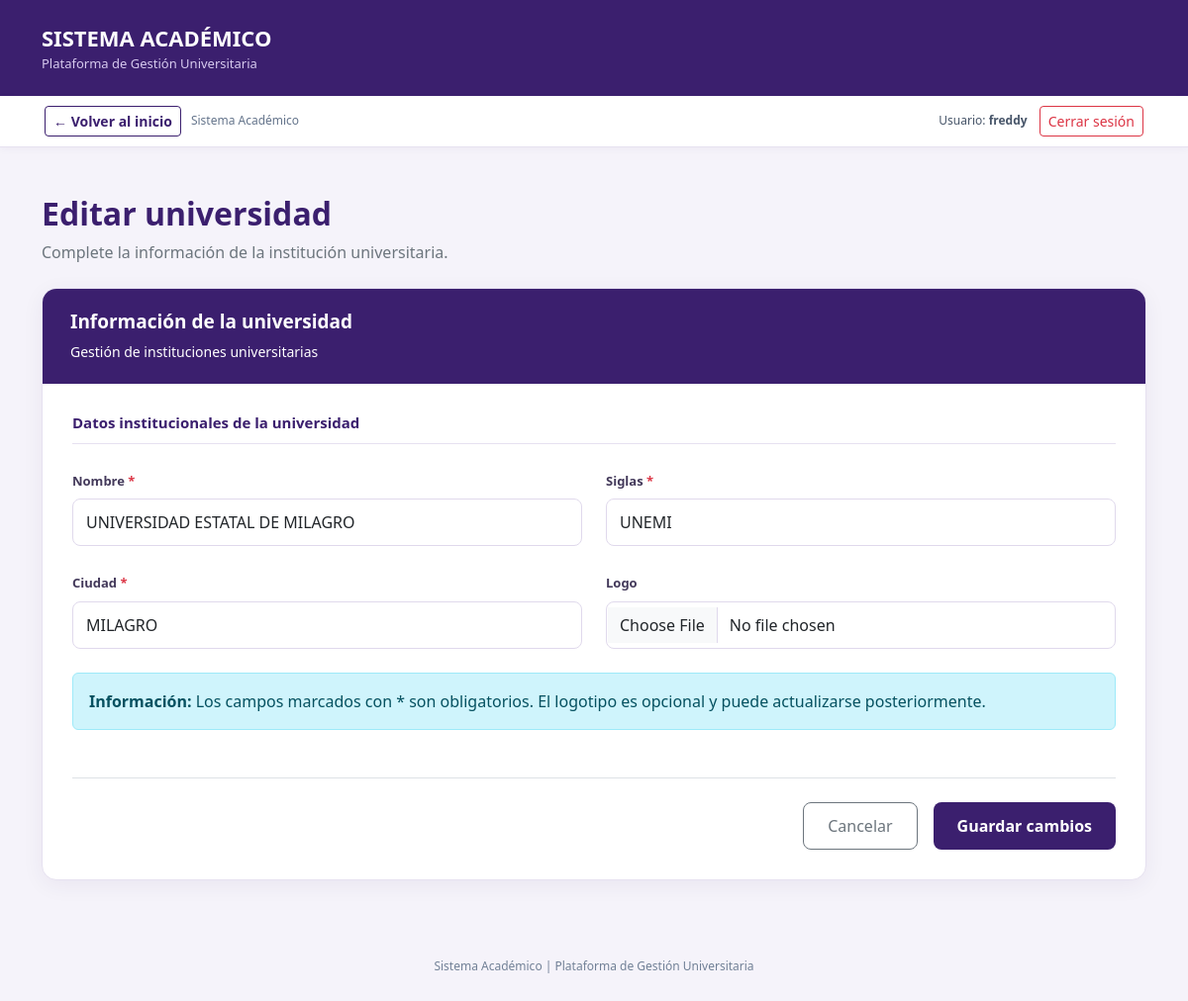
/academico/universidades/1/editar/ (signed in), run on the app's committed database.
### academico/models.py (models this page shows, shortened)
class Universidad(ModeloBase):
    nombre = models.CharField(max_length=150, unique=True)
    siglas = models.CharField(max_length=20)
    ciudad = models.CharField(max_length=80)
    logo = models.ImageField(
        upload_to="universidades/",
        blank=True
    )
    class Meta:
        verbose_name = "Universidad"
        verbose_name_plural = "Universidades"
        ordering = ["nombre"]

### academico/views.py (the view)
class UniversidadUpdateView(
    LoginRequiredMixin,
    SuccessMessageMixin,
    UpdateView
):
    model = Universidad
    form_class = UniversidadForm
    template_name = "academico/universidad_form.html"
    success_url = reverse_lazy("academico:universidad_lista")
    success_message = "Universidad actualizada correctamente."
    login_url = "login"

### academico/forms.py (shortened to what this page needs)
class UniversidadForm(forms.ModelForm):
    class Meta:
        model = Universidad
        fields = [
            "nombre",
            "siglas",
            "ciudad",
            "logo",
        ]
        widgets = {
            "nombre": forms.TextInput(
                attrs={
                    "class": "form-control",
                    "placeholder": "Nombre de la universidad"
                }
            ),
            "siglas": forms.TextInput(
                attrs={
                    "class": "form-control",
                    "placeholder": "Ejemplo: UNEMI"
                }
            ),
            "ciudad": forms.TextInput(
                attrs={
                    "class": "form-control",
                    "placeholder": "Ciudad de la universidad"
                }
            ),
            "logo": forms.ClearableFileInput(
                attrs={
                    "class": "form-control",
                    "accept": "image/*"
                }
            ),
        }

### academico/templates/academico/universidad_form.html (shortened to what this page needs)
<!DOCTYPE html>
<html lang="es">
<head>
    <link
        href="https://cdn.jsdelivr.net/npm/bootstrap@5.3.3/dist/css/bootstrap.min.css"
        rel="stylesheet"
    >
</head>
<body>
    <header class="barra-superior">
        <div class="container">
            <div class="marca">
                SISTEMA ACADÉMICO
            </div>
            <div class="subtitulo">
                Plataforma de Gestión Universitaria
            </div>
        </div>
    </header>
    {% include "core/_navegacion.html" %}
    <main class="container py-5">
        <div class="mb-4">
            <h2 class="titulo-pagina">
                {% if object %}
                    Editar universidad
                {% else %}
                    Registrar universidad
                {% endif %}
            </h2>
            <p class="text-secondary">
                Complete la información de la institución universitaria.
            </p>
        </div>
        <div class="tarjeta">
            <div class="encabezado-form">
                <h3 class="titulo-form">
                    Información de la universidad
                </h3>
                <div class="small mt-2">
                    Gestión de instituciones universitarias
                </div>
            </div>
            <div class="cuerpo-form">
                <form method="post"
                      enctype="multipart/form-data">
                    <h5 class="titulo-seccion">
                        Datos institucionales de la universidad
                    </h5>
                    <div class="row g-4">
                        {% for campo in form %}
                            <div class="col-md-6">
                                <label class="form-label"
                                       for="{{ campo.id_for_label }}">
                                    {{ campo.label }}
                                    {% if campo.field.required %}
                                        <span class="text-danger">*</span>
                                    {% endif %}
                                </label>
                                {{ campo }}
                            </div>
                        {% endfor %}
                    </div>
                    <div class="alert alert-info mt-4 mb-0">
                        <strong>Información:</strong>
                        Los campos marcados con * son obligatorios.
                        El logotipo es opcional y puede actualizarse
                        posteriormente.
                    </div>
                    <div class="border-top mt-5 pt-4">
                        <div class="d-flex flex-wrap gap-3 justify-content-end">
                            <a href="{% url 'academico:universidad_lista' %}"
                               class="btn btn-outline-secondary btn-cancelar">
                                Cancelar
                            </a>
                            <button type="submit"
                                    class="btn btn-principal">
                                {% if object %}
                                    Guardar cambios
                                {% else %}
                                    Registrar universidad
                                {% endif %}
                            </button>
                        </div>
                    </div>
                </form>
            </div>
        </div>
    </main>
    <footer class="pie-sistema">
        Sistema Académico |
        Plataforma de Gestión Universitaria
    </footer>
</body>
</html>

### core/templates/core/_navegacion.html (shortened to what this page needs)
<nav aria-label="Navegación del sistema" style="background:#fff;border-bottom:1px solid #e6e1f0;box-shadow:0 2px 8px rgba(59,31,110,.04)">
  <div style="max-width:1140px;margin:0 auto;padding:10px 15px;display:flex;align-items:center;justify-content:space-between;gap:12px;flex-wrap:wrap">
    <div style="display:flex;align-items:center;gap:10px;flex-wrap:wrap">
      {% if request.path != '/' %}
      <a href="{% url 'inicio' %}" class="btn btn-outline-primary btn-sm" style="border-color:#3b1f6e;color:#3b1f6e;font-weight:600">
        &larr; Volver al inicio
      </a>
      {% else %}
      <span style="font-weight:700;color:#3b1f6e;font-size:14px">Panel principal</span>
      {% endif %}
      <span style="font-size:12px;color:#64748b">Sistema Académico</span>
    </div>
    <div style="display:flex;align-items:center;gap:12px;flex-wrap:wrap">
      <span style="font-size:12px;color:#475569">Usuario: <strong>{{ request.user.get_username }}</strong></span>
      <form action="{% url 'logout' %}" method="post" style="margin:0">
        <button type="submit" class="btn btn-outline-danger btn-sm" aria-label="Cerrar sesión del sistema">Cerrar sesión</button>
      </form>
    </div>
  </div>
</nav>

### academico/templates/academico/universidad_form.html (style rules this page uses)
body { background: #f5f3fa; font-family: 'Segoe UI', Arial, sans-serif; color: #2d2440; min-height: 100vh; }
.barra-superior { background: #3b1f6e; padding: 22px 0; color: white; }
.marca { font-size: 22px; font-weight: 700; }
.subtitulo { color: #d6c9ee; font-size: 13px; }
.titulo-pagina { color: #3b1f6e; font-weight: 700; }
.tarjeta { background: white; border: 1px solid #e6e1f0; border-radius: 15px; box-shadow: 0 5px 22px rgba(45,25,85,.06); overflow: hidden; }
.encabezado-form { background: #3b1f6e; padding: 22px 28px; color: white; }
.titulo-form { font-size: 19px; font-weight: 700; margin: 0; }
.cuerpo-form { padding: 30px; }
.titulo-seccion { color: #3b1f6e; font-size: 15px; font-weight: 700; border-bottom: 1px solid #e6e1f0; padding-bottom: 12px; margin-bottom: 24px; }
.form-label { font-size: 13px; font-weight: 600; color: #43395a; }
.form-control, .form-select { border-radius: 8px; border-color: #e0d9ec; padding: 11px 13px; }
.btn-principal { background: #3b1f6e; color: white; border: none; padding: 11px 24px; border-radius: 8px; font-weight: 600; }
.btn-cancelar { padding: 11px 24px; border-radius: 8px; }
.pie-sistema { text-align: center; color: #718096; font-size: 12px; padding: 30px; }

### data on the page
Universidad: form "UNIVERSIDAD ESTATAL DE MILAGRO" "UNEMI" "MILAGRO"

### other printed values
{{ request.user.get_username }} "freddy"
{{ campo.label }} "Nombre" "Siglas" "Ciudad" "Logo"
